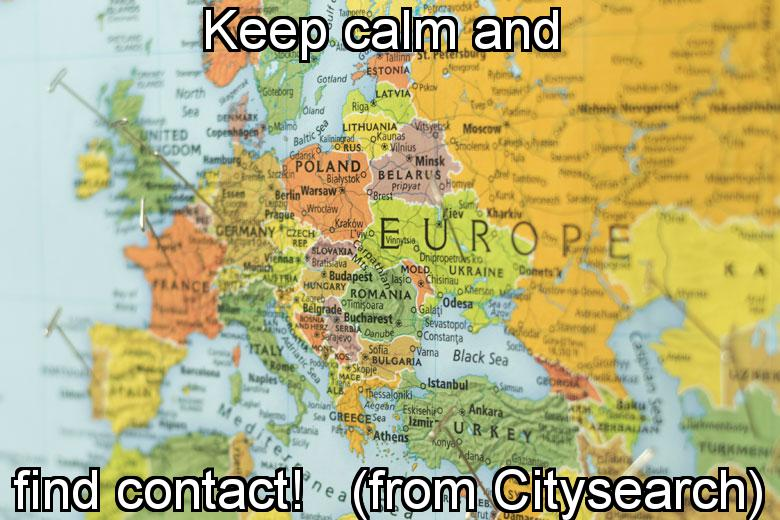
#> input picture Wikipedia meme generator/ready memes/2017 in Europe.jpg, 780 x 520 px, given in place of standard.jpg, which was not available
$ python memegenerator.py 'ready memes/2017 in Europe.jpg'
#> lines starting #> are read from the running program, lines starting #| are printed output that depends on the picture
# -*- coding: utf-8 -*-

import PIL
from PIL import ImageFont
from PIL import Image
from PIL import ImageDraw

import sys


def make_meme(topString, bottomString, filename):

#> called with topString = '', bottomString = 'READY MEMES/2017 IN EUROPE.JPG', filename = 'standard.jpg'
	img = Image.open(filename)
#> img is the input picture: PIL image 780x520 RGB; mean R, G, B 181.7, 177.7, 127.5
	imageSize = img.size
#> imageSize = (780, 520)

	# find biggest font size that works
	fontSize = int(imageSize[1]/5)
#> fontSize = 104
	font = ImageFont.truetype("arial.ttf", fontSize)
	topTextSize = font.getsize(topString)
#> topTextSize = (0, 0)
	bottomTextSize = font.getsize(bottomString)
#> bottomTextSize = (1863, 118)
	while topTextSize[0] > imageSize[0]-20 or bottomTextSize[0] > imageSize[0]-20:
		fontSize = fontSize - 1
		font = ImageFont.truetype("arial.ttf", fontSize)
		topTextSize = font.getsize(topString)
		bottomTextSize = font.getsize(bottomString)
#> after the loop, fontSize = 42

	# find top centered position for top text
	topTextPositionX = (imageSize[0]/2) - (topTextSize[0]/2)
#> topTextPositionX = 390
	topTextPositionY = 0
	topTextPosition = (topTextPositionX, topTextPositionY)
#> topTextPosition = (390, 0)

	# find bottom centered position for bottom text
	bottomTextPositionX = (imageSize[0]/2) - (bottomTextSize[0]/2)
#> bottomTextPositionX = 14
	bottomTextPositionY = imageSize[1] - bottomTextSize[1]
#> bottomTextPositionY = 473
	bottomTextPosition = (bottomTextPositionX, bottomTextPositionY)
#> bottomTextPosition = (14, 473)

	draw = ImageDraw.Draw(img)

	# draw outlines
	# there may be a better way
	outlineRange = int(fontSize/15)
	for x in range(-outlineRange, outlineRange+1):
		for y in range(-outlineRange, outlineRange+1):
			draw.text((topTextPosition[0]+x, topTextPosition[1]+y), topString, (0,0,0), font=font)
			draw.text((bottomTextPosition[0]+x, bottomTextPosition[1]+y), bottomString, (0,0,0), font=font)

	draw.text(topTextPosition, topString, (255,255,255), font=font)
	draw.text(bottomTextPosition, bottomString, (255,255,255), font=font)
	import os
	os.remove(filename)
	img.convert('RGB').save(filename)
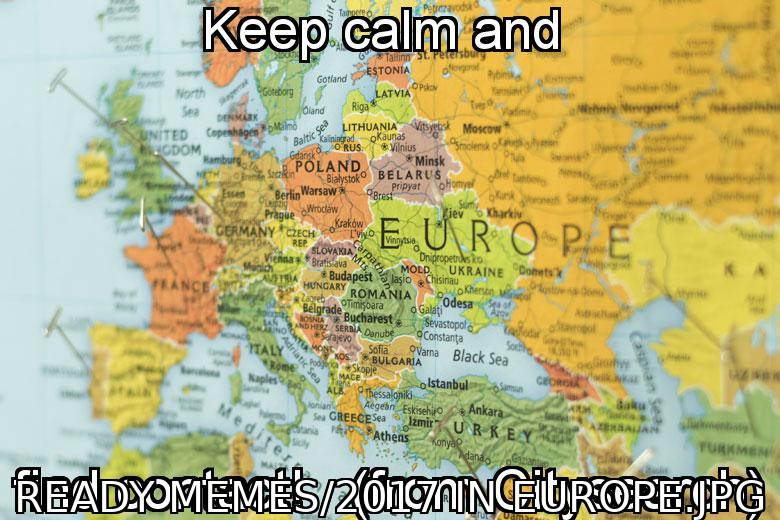
#> saved as standard.jpg: PIL image 780x520 RGB; mean R, G, B 180.8, 176.8, 127


def get_upper(somedata):
	'''
	Handle Python 2/3 differences in argv encoding
	'''
	result = ''
	try:
		result = somedata.decode("utf-8").upper()
	except:
		result = somedata.upper()
	return result

def get_lower(somedata):
	'''
	Handle Python 2/3 differences in argv encoding
	'''
	result = ''
	try:
		result = somedata.decode("utf-8").lower()
	except:
		result = somedata.lower()

	return result


if __name__ == '__main__':

	args_len = len(sys.argv)
	topString = ''
	meme = 'standard'

	if args_len == 1:
		# no args except the launch of the script
		print('args plz')

	elif args_len == 2:
		# only one argument, use standard meme
		bottomString = get_upper(sys.argv[-1])

	elif args_len == 3:
		# args give meme and one line
		bottomString = get_upper(sys.argv[-1])
		meme = get_lower(sys.argv[1])

	elif args_len == 4:
		# args give meme and two lines
		topString = get_upper(sys.argv[-2])
		bottomString = get_upper(sys.argv[-1])
		meme = get_lower(sys.argv[1])
	else:
		# so many args
		# what do they mean
		# too intense
		print('to many argz')

	print(meme)
	filename = str(meme)+'.jpg'
	make_meme(topString, bottomString, filename)

$ run again, on Wikipedia meme generator/ready memes/Accra plumbeana.jpg
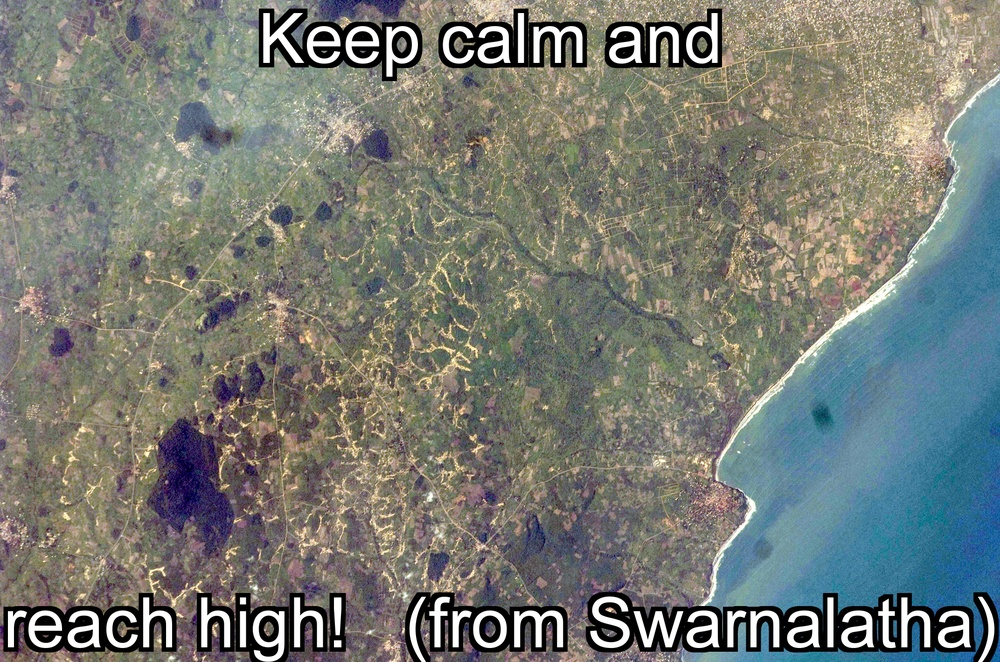
#> input picture Wikipedia meme generator/ready memes/Accra plumbeana.jpg, 1000 x 662 px, shrunk from 4288 x 2840 before the run, given in place of standard.jpg, which was not available
#> in make_meme, img is the input picture: PIL image 1000x662 RGB; mean R, G, B 119, 122.5, 116.4
#> in make_meme, `img.convert('RGB').save(filename)`:
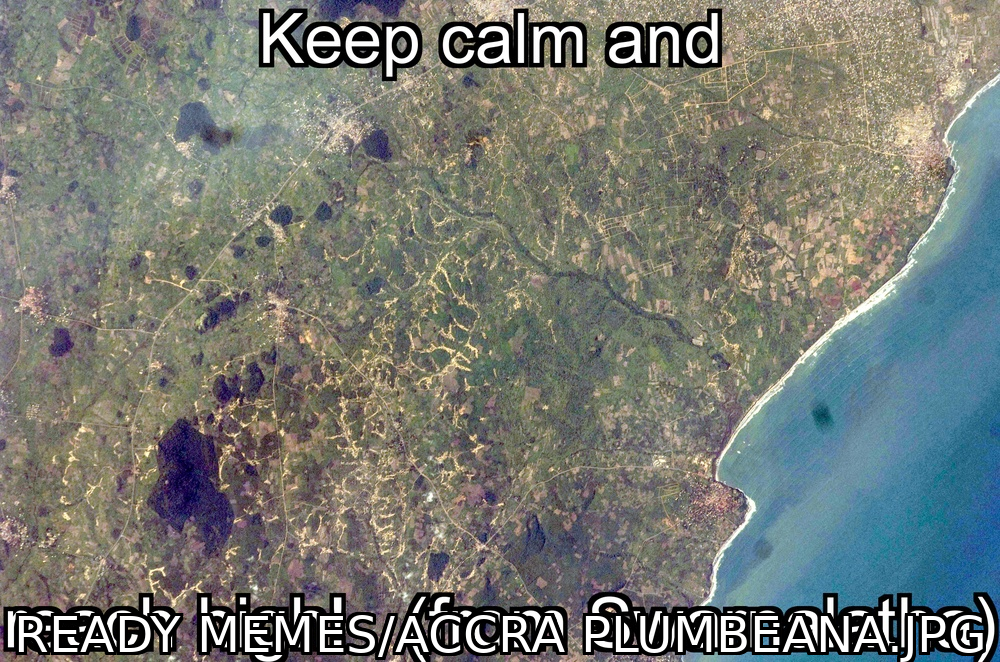
#> saved as standard.jpg: PIL image 1000x662 RGB; mean R, G, B 118.9, 122.4, 116.1
